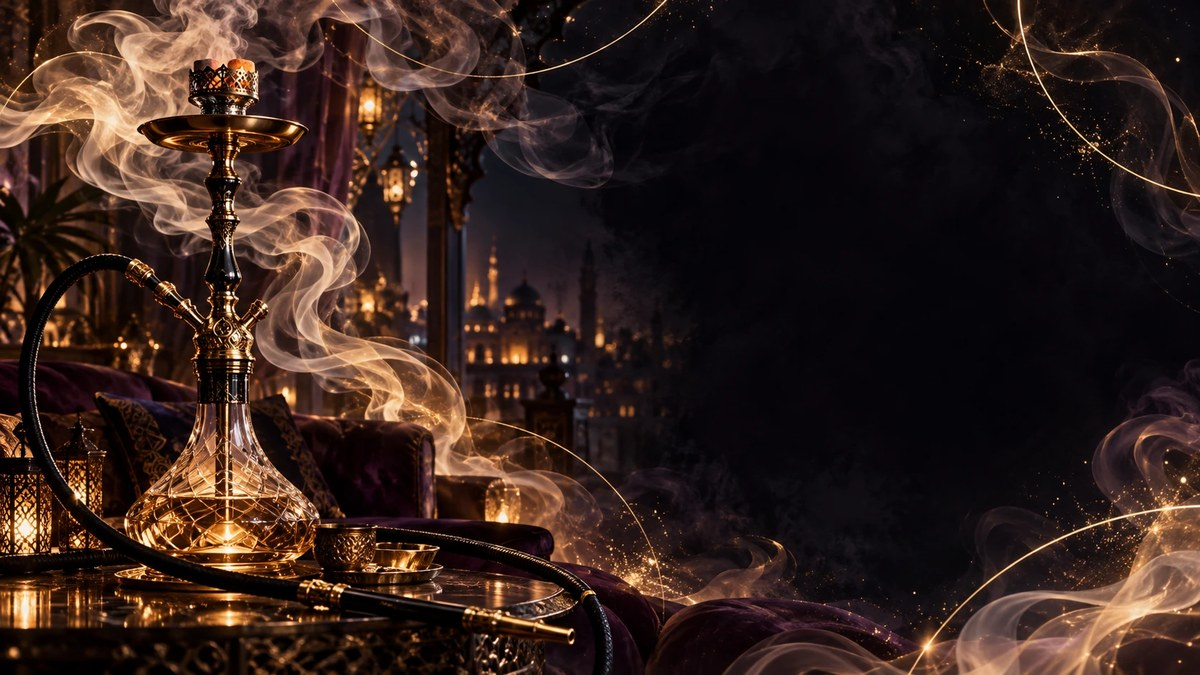
#> input picture remake/og-image.jpg, 1200 x 675 px
$ python -i build_ui_skin.py   (imports and definitions only)
#> lines starting #> are read from the running program, lines starting #| are printed output that depends on the picture
#> further down, picture is the input picture: PIL image 1200x675 RGB; mean R, G, B 51.7, 33.8, 28.4
"""生成PNGの透明余白を整えて、日常UIのWebPを作る（元PNGは変更しない）。

パッキースロットの図柄・枠（remake/img/ui/pakki-slot/*.png）も、同じフォルダへ軽いWebPを作る。
元のPNGは1254px・約1MBあり、初めて筐体が出たときに読み込みが間に合わず図柄が欠けていた（GUI20）。
"""
from pathlib import Path
from PIL import Image, ImageChops, ImageDraw

ROOT = Path(__file__).resolve().parents[2]
SOURCES = ROOT / "assets/ui/lounge"
OUT = ROOT / "remake/img/ui/lounge"
SLOT_DIR = ROOT / "remake/img/ui/pakki-slot"

# 拡大筐体（コマ高66px）を3倍密度の画面で表示しても足りる幅。図柄の切り出し矩形は
# reel.css が元の1254px基準で持ち、background-size で合わせるので縮小しても変えなくてよい。
SLOT = {
    "symbols": {"source_size": (1254, 1254), "width": 627},
    "symbols-premium": {"source_size": (1254, 1254), "width": 627},
    "bezel": {"source_size": (1536, 1024), "width": 1024},
}

# 生成画像の物体の外接範囲。装飾を含め、画面外の透明余白だけを除く。
# source_sizeも固定して、別サイズの再生成画像へ古いcropを黙って適用しない。
SPRITES = {
    "panel": {"source_size": (1254, 1254), "crop": (28, 30, 1227, 1218), "width": 640},
    "button": {"source_size": (2172, 724), "crop": (48, 166, 2122, 544), "width": 960},
    "map-pin": {"source_size": (1448, 1086), "crop": (19, 165, 1430, 904), "width": 400},
    "heart": {"source_size": (1254, 1254), "crop": (48, 137, 1206, 1188), "width": 96},
    "reward-clean": {"source_size": (2172, 724), "crop": (5, 86, 2168, 633), "width": 800},
    "gauge-frame": {"source": "gauge", "source_size": (1774, 887), "crop": (43, 263, 1733, 373), "width": 440},
    "gauge-fill": {"source": "gauge", "source_size": (1774, 887), "crop": (43, 565, 1733, 638), "width": 440},
}

# 紙×ラベンダー（日常UI・DUI09）。原画は assets/ui/paper/（生成記録は asset_sources/ui/paper-20261031/）。
PAPER_SOURCES = ROOT / "assets/ui/paper"
PAPER_OUT = ROOT / "remake/img/ui/paper"
# 会話窓は ::before で窓（1216×176）＋上下左右8pxへ 100% 100% に引き伸ばされる。
# 線や煙が縦に潰れないよう、表示と同じ縦横比（1232×192）の @2x に九分割で組んでおく。
PAPER_DIALOGUE = {"source_size": (1536, 1024), "size": (2464, 384),
                  # 原画の切り分け（左, 上, 右, 下）。右下の煙と上の罫線を角の領域に含める。
                  "slice": (120, 230, 280, 440), "scale": 0.5, "radius": 16}


# [40 lines left out: functions nine_slice, rounded, build_paper, not called in this run]


# 全画面MENU（DUI03・#2097）の紙。表示は 1232×672（1280×720 の舞台から上下左右24px）。
# 原画（3:2）の上の枠線と、左下のシーシャ台の絵を含む下側はそのまま残し、無地の中ほどだけを縦に詰めて
# 表示と同じ縦横比（1536×838）にする。横は伸縮しないので、タブの帯と枠線の位置は原画と同じ割合のまま。
PAPER_MENU = {"source_size": (1536, 1024), "keep_top": 80, "keep_bottom": 424, "height": 838}


# [14 lines left out: function build_menu_bg, not called in this run]


# 制作（シーシャ作り）の紙×ラベンダー＋琥珀（CUI01〜）。原画は assets/ui/craft-paper/（生成記録は asset_sources/ui/craft-paper-20261031/）。
# 透過の部品は原画を実体の範囲に切り出した採用画像をそのまま縮小する。切り出し範囲は原画の寸法と組で固定し、
# 別サイズの再生成画像へ古い切り出しを黙って適用しない。
CRAFT_SOURCES = ROOT / "assets/ui/craft-paper"
CRAFT_OUT = ROOT / "remake/img/ui/craft-paper"
CRAFT_PARTS = {
    # 板は CSS の border-image で九分割（切り分けは 40/768px）。
    "board": {"source_size": (1536, 1024), "width": 768, "alpha": False, "quality": 86},
    # 作業台の後ろの壁紙。画面全体を覆うので 1280px 幅まで落とす。
    "backdrop": {"source_size": (1536, 1024), "width": 1280, "alpha": False, "quality": 80},
    # 温度計の枠。中央の縦長の窓は透明で、管（CSS）が透けて見える。窓は幅 33.4〜66.3%・高さ 5.1〜92.6%（craft-paper.css の .thermo-tube と対）。
    "thermo-frame": {"source_size": (401, 1445), "width": 160, "alpha": True},
    # ボタンの面。CSS の border-image で九分割（切り分けは 28px、角の丸みを含む）。
    "button-paper": {"source_size": (1465, 684), "width": 512, "alpha": True},
    "button-lavender": {"source_size": (1471, 601), "width": 512, "alpha": True},
    # 琥珀の面は外側に柔らかな光彩を含む（切り出しに 40px の余白）。
    "button-amber": {"source_size": (1513, 588), "width": 512, "alpha": True},
    # 工程ごとの舞台（小道具を置く天板）。台所の石の天板＝炭焼き・調整、リネンのマット＝配合・詰め方・穴あけ・蒸らし時間。
    "stage-kitchen": {"source_size": (1536, 1024), "width": 1280, "alpha": False, "quality": 82},
    "stage-workbench": {"source_size": (1536, 1024), "width": 1280, "alpha": False, "quality": 82},
}

# 夜紫の制作UI（CUI06〜09）。採用PNGの切り出し後サイズを固定する。
CRAFT_NIGHT_SOURCES = ROOT / "assets/ui/craft-night"
CRAFT_NIGHT_OUT = ROOT / "remake/img/ui/craft-night"
CRAFT_NIGHT_PARTS = {
    "board": {"source_size": (1536, 1024), "width": 768, "alpha": False},
    "backdrop": {"source_size": (1536, 1024), "width": 1280, "alpha": False},
    "stage-kitchen": {"source_size": (1536, 1024), "width": 1280, "alpha": False},
    "stage-workbench": {"source_size": (1536, 1024), "width": 1280, "alpha": False},
    "window": {"source_size": (1536, 1024), "width": 768, "alpha": False},
    "frame": {"source_size": (1637, 906), "width": 768, "alpha": True},
    "button-glass": {"source_size": (1911, 581), "width": 512, "alpha": True},
    "button-white": {"source_size": (1877, 559), "width": 512, "alpha": True},
    "button-gold": {"source_size": (1945, 685), "width": 512, "alpha": True},
    "thermo-frame": {"source_size": (396, 1478), "width": 160, "alpha": True},
    "step-done": {"source_size": (1081, 1084), "width": 128, "alpha": True},
    "step-now": {"source_size": (1119, 1121), "width": 128, "alpha": True},
    "step-next": {"source_size": (1007, 1013), "width": 128, "alpha": True},
    "rank-strip": {"source_size": (2138, 430), "width": 1024, "alpha": True},
    "medal-gold": {"source_size": (1236, 1040), "width": 128, "alpha": True},
    "medal-silver": {"source_size": (1252, 1075), "width": 128, "alpha": True},
    "medal-bronze": {"source_size": (1189, 1013), "width": 128, "alpha": True},
    "medal-plain": {"source_size": (1237, 1035), "width": 128, "alpha": True},
    "cutin-band": {"source_size": (1009, 1536), "width": 1024, "alpha": True},
    "entry-me": {"source_size": (1133, 1094), "width": 128, "alpha": True},
    "entry-rival": {"source_size": (1056, 1022), "width": 128, "alpha": True},
}


# 新しい配置「一枚の舞台」（CSL）の部品。採用PNGのサイズを固定する。
CRAFT_STAGE_SOURCES = ROOT / "assets/ui/craft-stage"
CRAFT_STAGE_OUT = ROOT / "remake/img/ui/craft-stage"
CRAFT_STAGE_PARTS = {
    # 舞台の天板（石）: 炭焼き・調整。枠なしの全面。
    "counter-stone": {"source_size": (1536, 1024), "width": 1280, "alpha": False},
    # 舞台の天板（作業マット）: 配合・詰め方・穴あけ・蒸らし時間。石と同じ構図。
    "counter-mat": {"source_size": (1536, 1024), "width": 1280, "alpha": False},
    # 熱の柱の外枠: 幅74で縦を九分割で伸ばす（2倍密度）。中央の窓は透明。
    "spine-housing": {"source_size": (205, 1442), "width": 148, "alpha": True},
    # 工程の灯5種: 同じ切り出し枠（光彩ごと）。輪は枠の73.6%。
    **{name: {"source_size": (780, 780), "width": 128, "alpha": True}
       for name in ("lamp-off", "lamp-faint", "lamp-fair", "lamp-good", "lamp-shine")},
    # 見守る人の一言の板（388×96 を2倍密度）。
    "voice-plate": {"source_size": (1382, 346), "width": 776, "alpha": True},
    # 吸い出しの半円ダイヤルの台座（中の帯・針はコード）。
    "dial-bezel": {"source_size": (1421, 718), "width": 1024, "alpha": True},
    # 熱の柱の上の状態の札の縁（中は透明）と、上のレールの今の工程の札。
    "spine-plate": {"source_size": (1229, 385), "width": 320, "alpha": True},
    "rail-now": {"source_size": (1328, 406), "width": 400, "alpha": True},
}


# 大会の演出リニューアル（TSH）の部品。原画は asset_sources/ui/tournament-show-20261120/raw/、
# 採用PNGはそのまま（切り出しなし）で、ここでは表示幅へ縮小した WebP だけを作る。
TOURNAMENT_SHOW_SOURCES = ROOT / "assets/ui/tournament-show"
TOURNAMENT_SHOW_OUT = ROOT / "remake/img/ui/tournament-show"
TOURNAMENT_SHOW_PARTS = {
    "backdrop": {"source_size": (1536, 1024), "width": 1280, "alpha": False},
    "vote-token": {"source_size": (1254, 1254), "width": 128, "alpha": True},
    "crest-gold": {"source_size": (1254, 1254), "width": 512, "alpha": True},
    "champion-seal": {"source_size": (1254, 1254), "width": 512, "alpha": True},
    "result-foil": {"source_size": (2172, 724), "width": 960, "alpha": False},
    "curtain": {"source_size": (1024, 1536), "width": 640, "alpha": True},
}


# [27 lines left out: functions build_tournament_show, build_craft_stage, not called in this run]


CRAFT_GLASS_SOURCES = ROOT / "assets/ui/craft-glass"
CRAFT_GLASS_OUT = ROOT / "remake/img/ui/craft-glass"
# シーシャ作りの部品「ガラスと革」（CSL18 方向B）。原画は asset_sources/ui/craft-glass-20261111/raw/、
# 切り出しの枠は同フォルダの README。実行時の絵はどれも切り出しの半分（stage-leather だけ幅1280）。
CRAFT_GLASS_PARTS = {
    **{name: {"source_size": (2071, 586), "width": 1036} for name in ("tile", "tile-on", "tile-off")},
    **{name: {"source_size": (1892, 677), "width": 946} for name in ("key", "key-amber")},
    "panel": {"source_size": (1477, 947), "width": 739},
    "frame": {"source_size": (1699, 806), "width": 850},
    "strip": {"source_size": (2049, 166), "width": 1025},
    "plaque": {"source_size": (1921, 487), "width": 961},
    "bead": {"source_size": (783, 818), "width": 392},
    "badge": {"source_size": (973, 1015), "width": 487},
    "rail-now": {"source_size": (2085, 563), "width": 1043},
    "voice-plate": {"source_size": (2034, 476), "width": 1017},
    "spine-housing": {"source_size": (251, 1421), "width": 126},
    "dial-bezel": {"source_size": (1462, 806), "width": 731},
    "dial-glass": {"source_size": (1321, 686), "width": 661},
    "stage-leather": {"source_size": (1536, 1024), "width": 1280, "alpha": False},
}


# [12 lines left out: function build_craft_glass, not called in this run]


NEO_SOURCES = ROOT / "assets/ui/neo"
NEO_OUT = ROOT / "remake/img/ui/neo"
NEO_PARTS = {
    # 会話の帯に重ねる煙（LK19 第2弾）。原画は依頼（不透明度10〜35%）より濃いので、実行時の絵だけ不透明度を35%に下げる。
    "band-smoke": {"source_size": (2156, 454), "width": 1280, "alpha_scale": 0.35},
    # 見出しの下の飾り罫。左端に煙の飾り、右へ消える。0.3倍（幅571）で使うので2倍密度の1142。
    "heading-rule": {"source_size": (1903, 79), "width": 1142},
}


# [47 lines left out: functions build_neo, build_craft_night, build_craft_paper, not called in this run]


# シーシャくじの演出の絵（GCH・Issue #3228）。原画の後処理済み（透明の清書・寸法合わせ）は
# asset_sources/ui/kuji-gacha-20261111/processed/（#3313・処理の記録は PROCESSING.md）。ここで部品の枠に合わせて切り出し、
# 2倍密度の WebP にする。crop は原画の px（左, 上, 右, 下）で、原画の外へはみ出す分は透明で埋める。
# 置き場所の決まり（枠・合わせる点）は asset_sources/ui/kuji-gacha-20261111/README.md、差し込みは js/motions/kuji-art.js と css/motions/garagara.css。
KUJI_SOURCES = ROOT / "asset_sources/ui/kuji-gacha-20261111/processed"
KUJI_OUT = ROOT / "remake/img/ui/kuji"
KUJI_PARTS = {
    # 胴: 軸（原画の中心）を中心にした正方形。六角の外接半径481px → 枠308pxで150px。
    "garagara-drum": {"source_size": (1024, 1024), "crop": (17, 17, 1005, 1005), "width": 616},
    # 脚: 軸受けの中心(512,129)・足先の下端992。枠は box で [375, 265.6, 330, 337.3]（軸は上から26.4px）。
    "garagara-frame": {"source_size": (1024, 1024), "crop": (50, 55, 974, 1000), "width": 660},
    # 台: 板の幅1380px → 424px。box で [339, 571.4, 424.6, 57.1]（天板は上から41.6px。手前と奥の脚の足先がどちらも載る）。
    # 下端（原画の y599 より下）は灰色の半透明の影の名残で、カウンターの上では明るい筋に見えるので切り落とす（影は CSS の .kj-ground）。
    "garagara-base": {"source_size": (1536, 1024), "crop": (77, 413, 1459, 599), "width": 848},
    # ハンドル: 軸の円の中心(256.5,510.5)を中心にした正方形。握りの中心まで491px → 104px（枠280px）。
    "garagara-handle": {"source_size": (1024, 1024), "crop": (-405, -151, 917, 1171), "width": 560},
    # 受け皿: 外周の幅1075px → 192px、緑の敷物の中心(767,486.5)を受け皿の中心(872,598)へ。枠 [762,562,220,84] に合わせた切り出し。
    "garagara-tray": {"source_size": (1536, 1024), "crop": (151, 285, 1383, 755), "width": 440},
    # 玉5種: 同じ切り出し（直径720pxの円を、枠34pxで直径32pxに）。
    **{f"ball-{k}": {"source_size": (1024, 1024), "crop": (130, 130, 895, 895), "width": 256} for k in ("s", "a", "b", "c", "last")},
    # カウンター: 奥の縁(y563)から下。枠 1400×420 と同じ縦横比（手前の縁が y694 付近）。
    "counter": {"source_size": (1536, 1024), "crop": (0, 563, 1536, 1024), "width": 1536},
    # 黒板: 脚まで。box で [85.2, 250, 225.5, 340]（書ける面は x105〜291・y270〜543）。
    "sign": {"source_size": (1024, 1536), "crop": (84, 123, 939, 1413), "width": 452},
    # 鐘: 柄の先が上端の中央。枠 140×300 と同じ縦横比になるよう下を透明で延ばす。
    "bell": {"source_size": (1024, 1536), "crop": (307, 0, 717, 879), "width": 280},
    # 玉置き: 横に九分割で伸ばす（css の border-image。左右の端は70px）。
    "rail": {"source_size": (1536, 1024), "crop": (46, 462, 1490, 562), "width": 1444},
    # 札の地5種: 同じ切り出し（本体 1414×595 → 札 884×372）。左の窓は x57〜602・y56〜535。
    **{f"card-{k}": {"source_size": (1536, 1024), "crop": (62, 215, 1476, 810), "width": 1414} for k in ("s", "a", "b", "c", "last")},
    # 景品の包み・「大当たり」の帯。
    "gift": {"source_size": (1024, 1024), "crop": (144, 192, 881, 831), "width": 400},
    "banner": {"source_size": (1536, 1024), "crop": (230, 409, 1305, 615), "width": 600},
    # 黒地: 後ろの光は CSS で screen 合成するので黒地のまま。きらめきは透明な canvas に加算で描くので、
    # 明るさを透明度に移した絵にする（黒地のままだと黒い四角が残る）。十字の縦の腕は中心から220px。
    "burst": {"source_size": (1024, 1024), "crop": (0, 0, 1024, 1024), "width": 1024, "alpha": False},
    "sparkle": {"source_size": (1024, 1024), "crop": (256, 258, 768, 770), "width": 160, "luma_alpha": True},
}

# ---- くじのランク（店）ごとの抽選器（2026-11-11 オーナー「くじのランクによってガラガラの見た目を変えたり豪華に」GCH16）----
# 採用済みの絵（くるみ材・黒い鉄・くすんだ真鍮）を、素材ごとに塗り替えて作る。形・位置は元の絵と画素単位で同じなので、
# 置き場所（kuji-art.js）と回転の中心はそのまま使える。木目や金属の擦れは元の絵の明るさをそのまま使う（描いた質感が残る）。
# 色は「暗い側 → 明るい側」の階調。素材の明るさ（KUJI_LUMA の幅を 0〜1 に伸ばす）で引く。
KUJI_RAMPS = {
    "oak": [(0, "#3a2413"), (0.3, "#8a5c2e"), (0.62, "#c8935a"), (0.86, "#e6bd86"), (1, "#f6dcae")],
    "mahogany": [(0, "#160706"), (0.3, "#3f1410"), (0.62, "#6e2619"), (0.86, "#9a4228"), (1, "#cf7d4e")],
    "marble": [(0, "#5c5a60"), (0.3, "#a9a6a6"), (0.55, "#dcd8d2"), (0.8, "#f4f1ea"), (1, "#ffffff")],
    "lacquer": [(0, "#020203"), (0.3, "#0c0b0f"), (0.62, "#1b1a22"), (0.86, "#3a3846"), (1, "#8c8aa0")],
    "crimson": [(0, "#1e0306"), (0.3, "#5e0a12"), (0.62, "#a3161c"), (0.86, "#d8423a"), (1, "#ff9a84")],
    "stainless": [(0, "#23262b"), (0.25, "#565c66"), (0.55, "#a0a8b3"), (0.8, "#d8dee6"), (1, "#ffffff")],
    "chrome": [(0, "#2a2f36"), (0.3, "#6d7682"), (0.6, "#b8c2cd"), (0.85, "#eef2f6"), (1, "#ffffff")],
    "old-brass": [(0, "#2a1806"), (0.25, "#6a4416"), (0.55, "#a87a30"), (0.8, "#d8ae5c"), (1, "#f6e2a6")],
    "gold": [(0, "#2e1a04"), (0.22, "#7a4f12"), (0.5, "#c8922a"), (0.74, "#f0c85a"), (0.9, "#ffeaa0"), (1, "#fffbe6")],
    "gold-bright": [(0, "#3a2206"), (0.3, "#99681a"), (0.6, "#e6b440"), (0.85, "#ffe494"), (1, "#ffffff")],
    "felt-navy": [(0, "#060b1e"), (0.5, "#16285c"), (1, "#3a5aa8")],
    "felt-wine": [(0, "#1c0508"), (0.5, "#5a1220"), (1, "#a03242")],
    "felt-purple": [(0, "#12061f"), (0.5, "#3c1766"), (1, "#7a44b4")],
    "felt-crimson": [(0, "#240306"), (0.5, "#7c0f18"), (1, "#c8323a")],
}
# 見た目の名前（data/kuji.json の machine）→ 素材ごとの階調。knob＝ハンドルの握り、gem＝軸に付ける宝石の色相（度）
KUJI_LOOKS = {
    # 柚ヶ谷店・機材くじ: 明るいオーク材に磨いたステンレス
    "steel": {"wood": "oak", "steel": "stainless", "brass": "chrome", "felt": "felt-navy"},
    # 東京店・上級機材くじ: 深い赤のマホガニーに真鍮
    "brass": {"wood": "mahogany", "steel": "old-brass", "brass": "gold-bright", "felt": "felt-wine"},
    # ドバイ店・特注台くじ: 白い大理石調に金。軸に緑の宝石
    "marble": {"wood": "marble", "steel": "gold", "brass": "gold-bright", "felt": "felt-purple", "gem": 150},
    # 第5章の本店・限定台くじ: 黒い漆に金。握りは朱、軸に紫の宝石
    "lacquer": {"wood": "lacquer", "steel": "gold", "brass": "gold-bright", "felt": "felt-crimson", "knob": "crimson", "gem": 285},
}
# 元の絵での素材ごとの明るさの幅（暗い側・明るい側）
KUJI_LUMA = {"wood": (0.10, 0.62), "steel": (0.06, 0.42), "brass": (0.16, 0.98), "felt": (0.08, 0.34)}
# 部品ごとに出てくる素材
KUJI_LOOK_PARTS = {
    "garagara-drum": ("wood", "steel", "brass"),
    "garagara-frame": ("steel", "brass"),
    "garagara-base": ("wood", "brass"),
    "garagara-handle": ("wood", "brass"),
    "garagara-tray": ("wood", "brass", "felt"),
}


# [32 lines left out: functions luma_alpha, save_kuji_part, not called in this run]


def save_kuji_drum_blur(source, out_name):
    """速く回っているときに重ねる、回転でぶれた胴の絵（軸を中心に ±9° の範囲を平均する）。ぼけた絵なので枠と同じ308pxで足りる"""
#> called with out_name = 'out.png'
    import numpy as np
    spec = KUJI_PARTS["garagara-drum"]
    left, top, right, bottom = spec["crop"]
    face = source.convert("RGBA").crop((left, top, right, bottom)).resize((308, 308), Image.Resampling.LANCZOS)
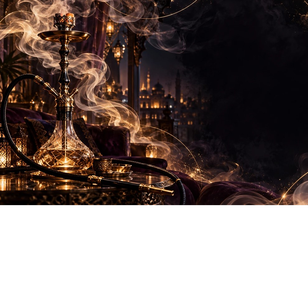
#> face: PIL image 308x308 RGBA; mean R, G, B, A 35.3, 22.9, 19, 169.9; transparent parts drawn white
    total = np.zeros((308, 308, 4))
    turns = range(-9, 10)
    for degrees in turns:
        pixels = np.asarray(face.rotate(degrees, resample=Image.Resampling.BICUBIC)).astype(float)
        pixels[..., :3] *= pixels[..., 3:4] / 255.0  # 透明な所の色を混ぜない
        total += pixels
#> this loop made 19 passes
#> pass 1, in save_kuji_drum_blur, `pixels = np.asarray(face.rotate(degrees, resample=Image.Resampling.BIC..`:
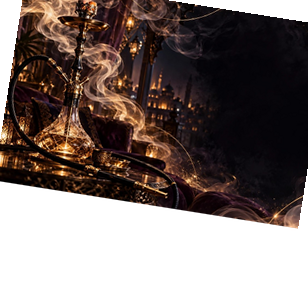
#> pixels: shape (308, 308, 4) float64; mean R, G, B, A 32.6, 20.9, 17.3, 160.9; transparent parts drawn white
#> pass 2, in save_kuji_drum_blur, `pixels = np.asarray(face.rotate(degrees, resample=Image.Resampling.BIC..`:
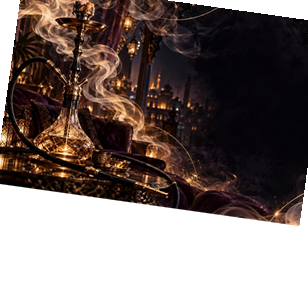
#> pixels: shape (308, 308, 4) float64; mean R, G, B, A 32.9, 21.1, 17.5, 161.8; transparent parts drawn white
#> pass 2, in save_kuji_drum_blur, `total += pixels`:
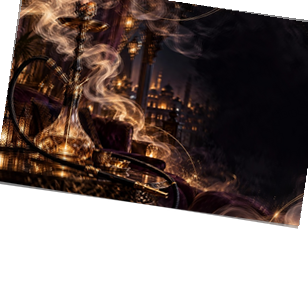
#> total: shape (308, 308, 4) float64; mean R, G, B, A 65.1, 41.9, 34.7, 322.7; transparent parts drawn white
#> after the loop:
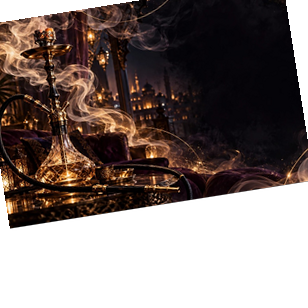
#> pixels: shape (308, 308, 4) float64; mean R, G, B, A 33, 21.3, 17.7, 160.9; transparent parts drawn white
#> after the loop:
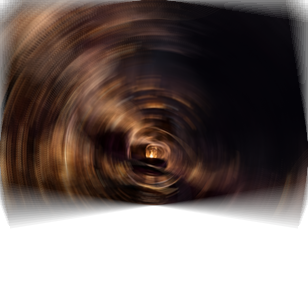
#> total: shape (308, 308, 4) float64; mean R, G, B, A 639.5, 412.8, 342.1, 3132.8; transparent parts drawn white
    total /= len(turns)
    alpha = np.maximum(total[..., 3:4], 1e-6)
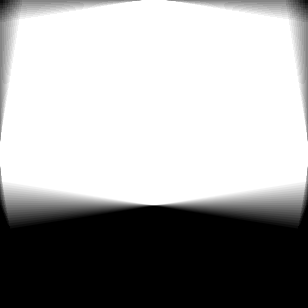
#> alpha: shape (308, 308, 1) float64; min 1e-06, max 255, mean 164.9
    blurred = Image.fromarray(np.dstack([np.clip(total[..., :3] * 255.0 / alpha, 0, 255), total[..., 3]]).astype("uint8"), "RGBA")
    path = KUJI_OUT / f"{out_name}.webp"
    blurred.save(path, "WEBP", quality=84, alpha_quality=90, method=6)
#> (the run stopped early here; a loop or call above may not have finished)

$ run again, on asset_sources/ch1-visual-quality-issue360/set-b-facilities/comparison-contact.jpg
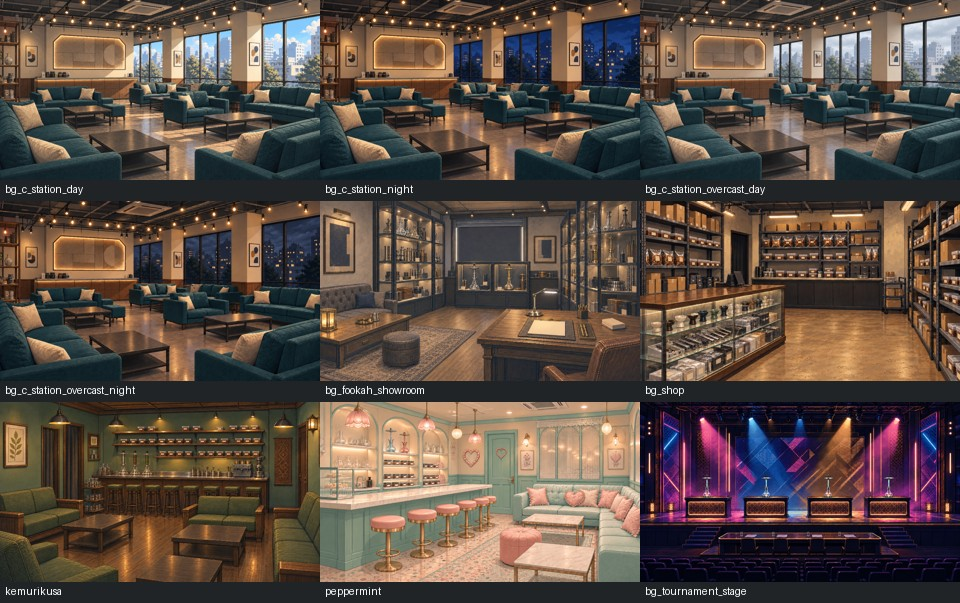
#> input picture asset_sources/ch1-visual-quality-issue360/set-b-facilities/comparison-contact.jpg, 960 x 603 px
#> picture is the input picture: PIL image 960x603 RGB; mean R, G, B 90.9, 77, 68.3
#> after the loop in save_kuji_drum_blur, `for degrees in turns:`:
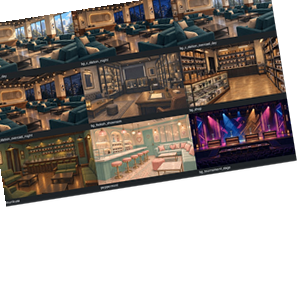
#> pixels: shape (308, 308, 4) float64; mean R, G, B, A 48.3, 40.7, 36.1, 136.6; transparent parts drawn white
#> in save_kuji_drum_blur, `blurred = Image.fromarray(np.dstack([np.clip(total[..., :3] * 255.0 / ..`:
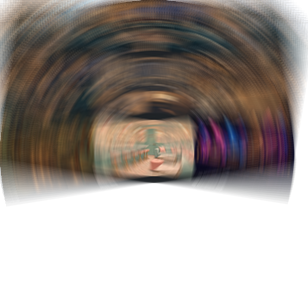
#> blurred: PIL image 308x308 RGBA; mean R, G, B, A 54.6, 46.6, 41.7, 140.9; transparent parts drawn white
